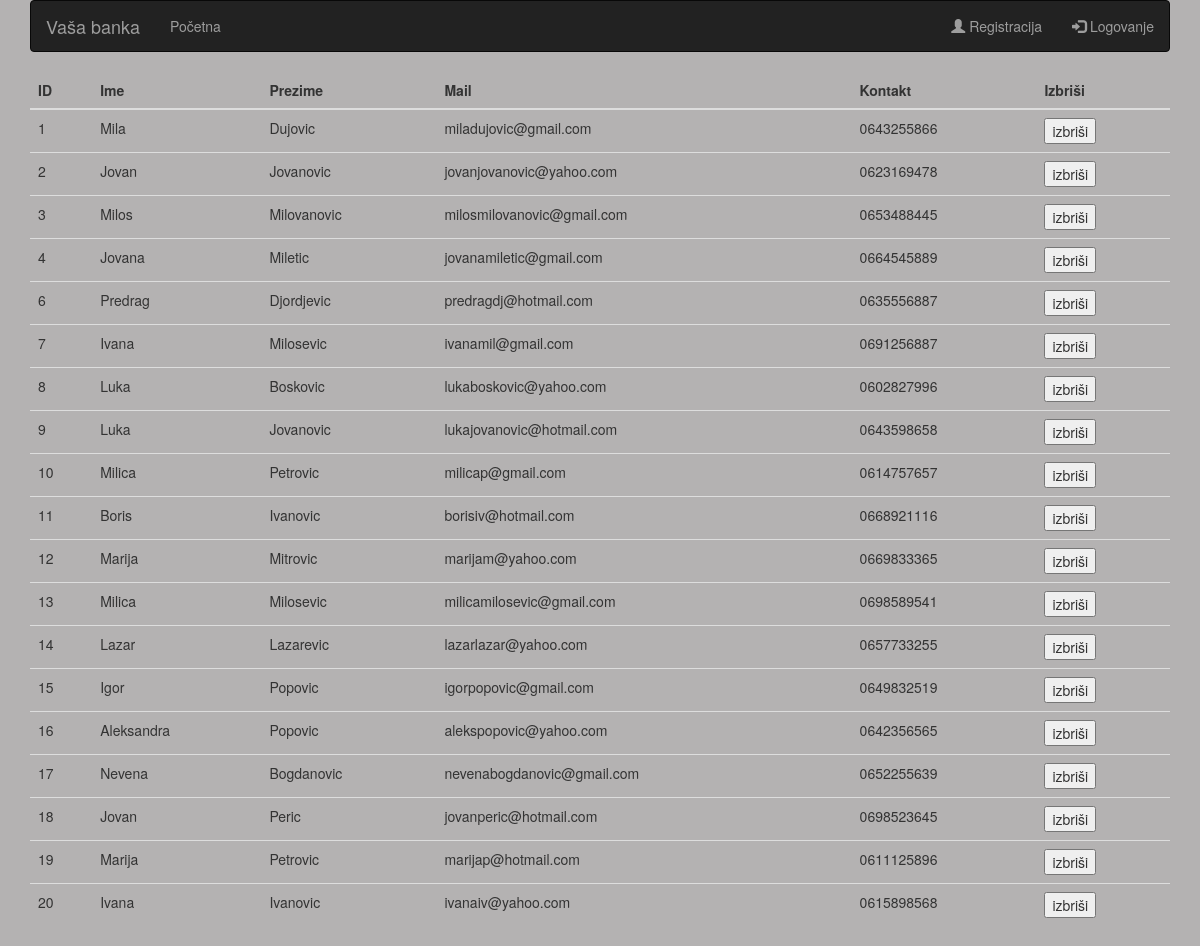
The page /users.php on the database its author committed.
### tables this page shows
CREATE TABLE `users` (
  `id` int(11) NOT NULL,
  `name` varchar(50) NOT NULL,
  `surname` varchar(50) NOT NULL,
  `password` varchar(100) NOT NULL,
  `mail` varchar(100) NOT NULL,
  `account_id` int(11) NOT NULL,
  `phone` varchar(50) NOT NULL,
  `admin` int(11) NOT NULL DEFAULT 0
);

### users.php (the view, shortened to what this page needs)
<?php
include "api/connect.php";
$sql = "SELECT * FROM users";
$q = $conn->query($sql);
?>
<!DOCTYPE html>
<html lang="en">
<head>
    <link rel="stylesheet" href="https://maxcdn.bootstrapcdn.com/bootstrap/3.4.1/css/bootstrap.min.css">
</head>
<body style="background-color: 	#b4b2b2">
    <?php include "nav.php"; ?>
    <div class="container">
            <div id="response">
                <table class="table">
                    <thead>
                        <tr>
                            <th>ID</th>
                            <th>Ime</th>
                            <th>Prezime</th>
                            <th>Mail</th>
                            <th>Kontakt</th>
                            <th>Izbriši</th>
                        </tr>
                    </thead>
                    <tbody>
                        <?php while ($line = $q->fetch_object()) {  ?>
                            <tr>
                                <td><?php echo $line->id; ?></td>
                                <td><?php echo $line->name; ?></td>
                                <td><?php echo $line->surname; ?></td>
                                <td><?php echo $line->mail; ?></td>
                                <td><?php echo $line->phone; ?></td>
                                <td><button onclick="del(<?php echo $line->id; ?>)">izbriši</button></td>
                            </tr>
                        <?php  } ?>
                    </tbody>
                </table>
            </div>
        </div>
</body>
</html>

### nav.php (shortened to what this page needs)
<div class="container">
    <nav class="navbar navbar-inverse">
        <div class="container-fluid">
            <div class="navbar-header">
                <a class="navbar-brand" href="index.php">Vaša banka</a>
            </div>
            <ul class="nav navbar-nav">
                <li class="index.php"><a href="index.php">Početna</a></li>
            </ul>
            <ul class="nav navbar-nav navbar-right">
                <?php if(!isset($_SESSION['userName'])){ ?>
                    <li><a href="registration.php"><span class="glyphicon glyphicon-user"></span> Registracija</a></li>
                    <li><a href="login.php"><span class="glyphicon glyphicon-log-in"></span> Logovanje</a></li>
                <?php } else if (isset($_SESSION['userName'])) { ?>
                    <li><a href="logout.php"><span class="glyphicon glyphicon-user"></span> Logout</a></li>
                <?php }?>
            </ul>
        </div>
    </nav>
</div>

### rows shown on the page
users: id "1", name "Mila", surname "Dujovic", mail "miladujovic@gmail.com", phone "0643255866"
users: id "2", name "Jovan", surname "Jovanovic", mail "jovanjovanovic@yahoo.com", phone "0623169478"
users: id "3", name "Milos", surname "Milovanovic", mail "milosmilovanovic@gmail.com", phone "0653488445"
users: id "4", name "Jovana", surname "Miletic", mail "jovanamiletic@gmail.com", phone "0664545889"
users: id "6", name "Predrag", surname "Djordjevic", mail "predragdj@hotmail.com", phone "0635556887"
users: id "7", name "Ivana", surname "Milosevic", mail "ivanamil@gmail.com", phone "0691256887"
users: id "8", name "Luka", surname "Boskovic", mail "lukaboskovic@yahoo.com", phone "0602827996"
users: id "9", name "Luka", surname "Jovanovic", mail "lukajovanovic@hotmail.com", phone "0643598658"
users: id "10", name "Milica", surname "Petrovic", mail "milicap@gmail.com", phone "0614757657"
users: id "11", name "Boris", surname "Ivanovic", mail "borisiv@hotmail.com", phone "0668921116"
users: id "12", name "Marija", surname "Mitrovic", mail "marijam@yahoo.com", phone "0669833365"
users: id "13", name "Milica", surname "Milosevic", mail "milicamilosevic@gmail.com", phone "0698589541"
users: id "14", name "Lazar", surname "Lazarevic", mail "lazarlazar@yahoo.com", phone "0657733255"
users: id "15", name "Igor", surname "Popovic", mail "igorpopovic@gmail.com", phone "0649832519"
users: id "16", name "Aleksandra", surname "Popovic", mail "alekspopovic@yahoo.com", phone "0642356565"
users: id "17", name "Nevena", surname "Bogdanovic", mail "nevenabogdanovic@gmail.com", phone "0652255639"
users: id "18", name "Jovan", surname "Peric", mail "jovanperic@hotmail.com", phone "0698523645"
users: id "19", name "Marija", surname "Petrovic", mail "marijap@hotmail.com", phone "0611125896"
users: id "20", name "Ivana", surname "Ivanovic", mail "ivanaiv@yahoo.com", phone "0615898568"
